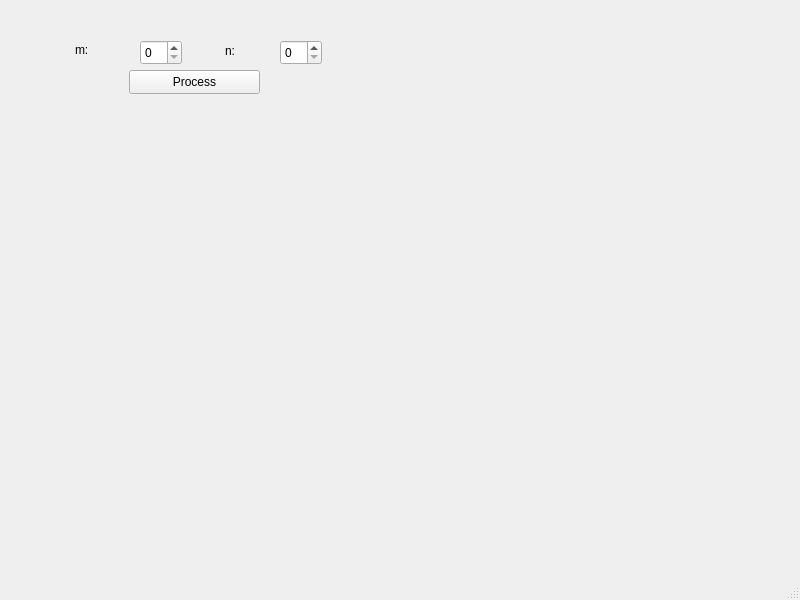
<?xml version="1.0" encoding="UTF-8"?>
<ui version="4.0">
 <class>MainWindow</class>
 <widget class="QMainWindow" name="MainWindow">
  <property name="geometry">
   <rect>
    <x>0</x>
    <y>0</y>
    <width>800</width>
    <height>600</height>
   </rect>
  </property>
  <property name="windowTitle">
   <string>MainWindow</string>
  </property>
  <widget class="QWidget" name="centralwidget">
   <widget class="QLabel" name="ans">
    <property name="geometry">
     <rect>
      <x>120</x>
      <y>150</y>
      <width>241</width>
      <height>16</height>
     </rect>
    </property>
    <property name="text">
     <string/>
    </property>
   </widget>
   <widget class="QSpinBox" name="spinBox">
    <property name="geometry">
     <rect>
      <x>140</x>
      <y>40</y>
      <width>42</width>
      <height>25</height>
     </rect>
    </property>
    <property name="maximum">
     <number>3</number>
    </property>
   </widget>
   <widget class="QSpinBox" name="spinBox_2">
    <property name="geometry">
     <rect>
      <x>280</x>
      <y>40</y>
      <width>42</width>
      <height>25</height>
     </rect>
    </property>
    <property name="maximum">
     <number>12</number>
    </property>
   </widget>
   <widget class="QLabel" name="label">
    <property name="geometry">
     <rect>
      <x>75</x>
      <y>40</y>
      <width>51</width>
      <height>20</height>
     </rect>
    </property>
    <property name="text">
     <string>m:</string>
    </property>
   </widget>
   <widget class="QLabel" name="label_2">
    <property name="geometry">
     <rect>
      <x>225</x>
      <y>40</y>
      <width>51</width>
      <height>21</height>
     </rect>
    </property>
    <property name="text">
     <string>n:</string>
    </property>
   </widget>
   <widget class="QPushButton" name="pushButton">
    <property name="geometry">
     <rect>
      <x>129</x>
      <y>70</y>
      <width>131</width>
      <height>24</height>
     </rect>
    </property>
    <property name="text">
     <string>Process</string>
    </property>
   </widget>
  </widget>
  <widget class="QMenuBar" name="menubar">
   <property name="geometry">
    <rect>
     <x>0</x>
     <y>0</y>
     <width>800</width>
     <height>21</height>
    </rect>
   </property>
  </widget>
  <widget class="QStatusBar" name="statusbar"/>
 </widget>
 <resources/>
 <connections/>
</ui>
